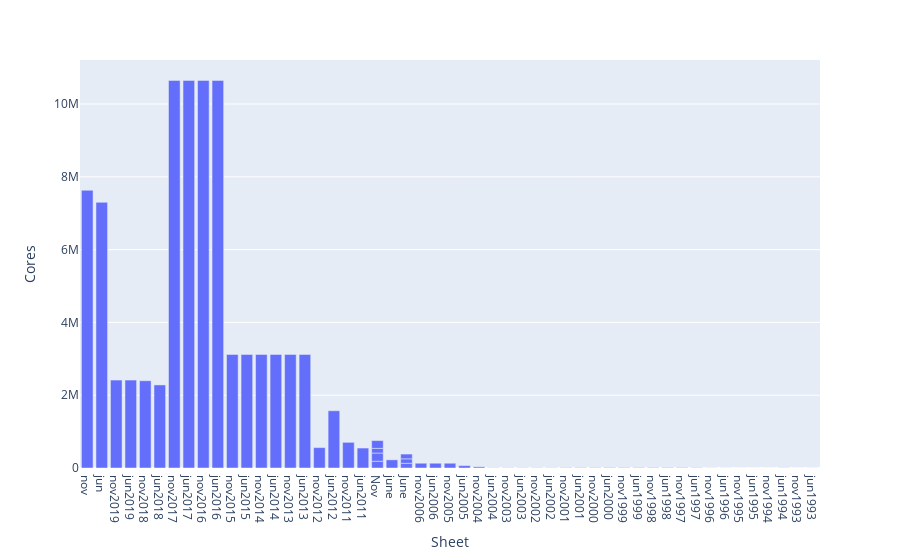

Notebook code for this chart:
### Code cell
top500.query('Rank == 1').plot(x ='Sheet', y='Cores', kind = 'bar')

### Figure 1 — Plotly figure (JSON) as saved in the notebook; plotly's stock layout.template omitted (floating-point values rounded to 4 significant figures)
{"data": [{"alignmentgroup": "True", "hovertemplate": "Sheet=%{x}<br>Cores=%{y}<extra></extra>", "legendgroup": "", "marker": {"color": "#636efa"}, "name": "", "offsetgroup": "", "orientation": "v", "showlegend": false, "textposition": "auto", "type": "bar", "x": ["nov", "jun", "nov2019", "jun2019", "nov2018", "jun2018", "nov2017", "jun2017", "nov2016", "jun2016", "nov2015", "jun2015", "nov2014", "jun2014", "nov2013", "jun2013", "nov2012", "jun2012", "nov2011", "jun2011", "Nov", "june", "Nov", "June", "Nov", "June", "Nov", "June", "nov2006", "jun2006", "nov2005", "jun2005", "nov2004", "jun2004", "nov2003", "jun2003", "nov2002", "jun2002", "nov2001", "jun2001", "nov2000", "jun2000", "nov1999", "jun1999", "nov1998", "jun1998", "nov1997", "jun1997", "nov1996", "jun1996", "nov1995", "jun1995", "nov1994", "jun1994", "nov1993", "jun1993"], "xaxis": "x", "y": [7630848, 7299072, 2414592, 2414592, 2397824, 2282544, 10649600, 10649600, 10649600, 10649600, 3120000, 3120000, 3120000, 3120000, 3120000, 3120000, 560640, 1572864, 705024, 548352, 186368, 224162, 224162, 129600, 129600, 122400, 212992, 131072, 131072, 131072, 131072, 65536, 32768, 5120, 5120, 5120, 5120, 5120, 8192, 8192, 8192, 9632, 9632, 9472, 9152, 9152, 9152, 7264, 2048, 1024, 140, 140, 140, 3680, 140, 1024], "yaxis": "y"}], "layout": {"autosize": true, "barmode": "relative", "legend": {"tracegroupgap": 0}, "margin": {"t": 60}, "xaxis": {"anchor": "y", "autorange": true, "domain": [0, 1], "range": [-0.5, 50.5], "title": {"text": "Sheet"}, "type": "category"}, "yaxis": {"anchor": "x", "autorange": true, "domain": [0, 1], "range": [0, 11210000.0], "title": {"text": "Cores"}, "type": "linear"}}}
